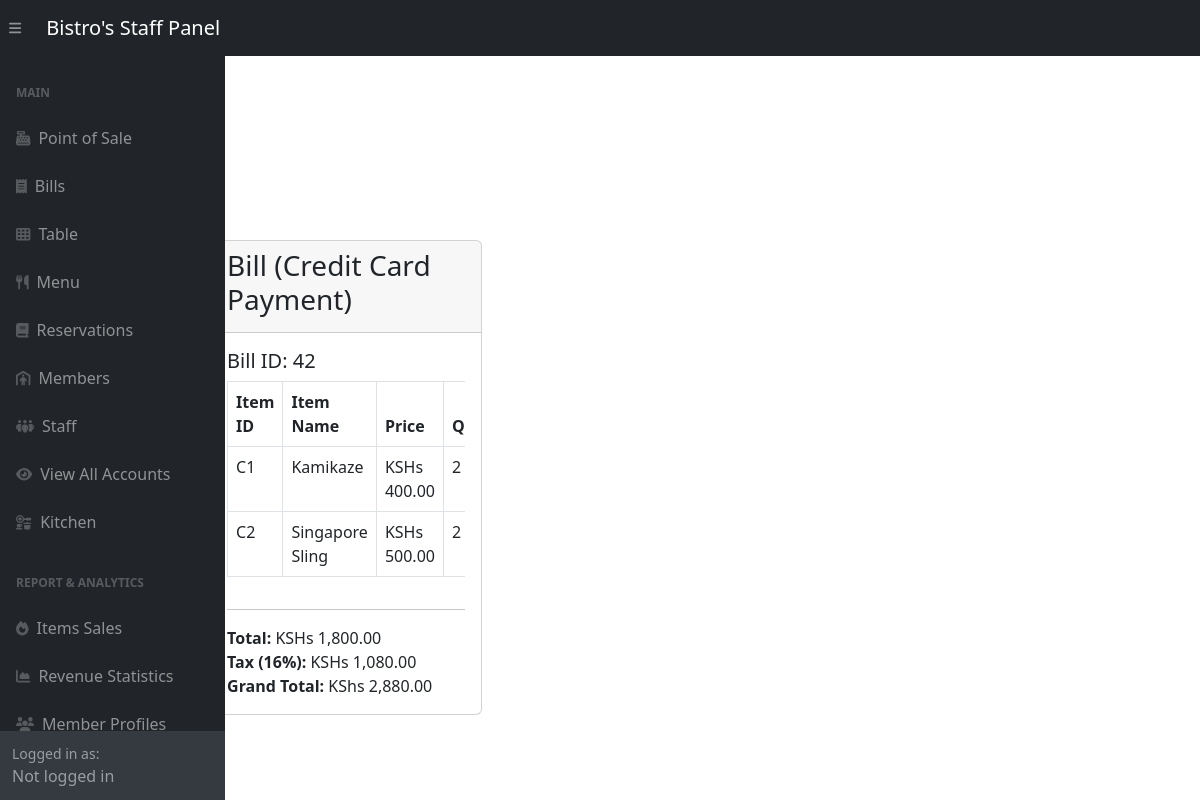
The app's page /adminside/posBackend/creditCard.php?bill_id=42 with its own data.
### tables this page shows
CREATE TABLE `bill_items` (
  `bill_item_id` int(11) NOT NULL,
  `bill_id` int(11) DEFAULT NULL,
  `item_id` varchar(6) DEFAULT NULL,
  `quantity` int(11) DEFAULT NULL
);

CREATE TABLE `menu` (
  `item_id` varchar(6) NOT NULL,
  `item_name` varchar(255) DEFAULT NULL,
  `item_type` varchar(255) DEFAULT NULL,
  `item_category` varchar(255) DEFAULT NULL,
  `item_price` decimal(10,2) DEFAULT NULL,
  `item_description` varchar(255) DEFAULT NULL
);

### adminside/posBackend/creditCard.php (the view, shortened to what this page needs)
<?php
require_once '../config.php';
include '../inc/dashHeader.php';
$bill_id = $_GET['bill_id'];
?>
<div class="container" style="margin-top: 15rem; margin-left: 4rem;">
    <div class="row justify-content-center">
        <div class="col-md-8">
            <div class="card">
                <div class="card-header">
                    <h3 class="card-title">Bill (Credit Card Payment)</h3>
                </div>
                <div class="card-body">
                    <h5>Bill ID: <?php echo $bill_id; ?></h5>
                    <div class="table-responsive">
                        <table class="table table-bordered">
                            <thead>
                                <tr>
                                    <th>Item ID</th>
                                    <th>Item Name</th>
                                    <th>Price</th>
                                    <th>Quantity</th>
                                </tr>
                            </thead>
                            <tbody>
            <?php
            $cart_query = "SELECT bi.*, m.item_name, m.item_price FROM bill_items bi
                           JOIN Menu m ON bi.item_id = m.item_id
                           WHERE bi.bill_id = '$bill_id'";
            $cart_result = mysqli_query($link, $cart_query);
            $cart_total = 0;
            $tax = 0.6;
            if ($cart_result && mysqli_num_rows($cart_result) > 0) {
                while ($cart_row = mysqli_fetch_assoc($cart_result)) {
                    $item_id = $cart_row['item_id'];
                    $item_name = $cart_row['item_name'];
                    $item_price = $cart_row['item_price'];
                    $quantity = $cart_row['quantity'];
                    $total = $item_price * $quantity;
                    $cart_total += $total;
                    echo '<tr>';
                    echo '<td>' . $item_id . '</td>';
                    echo '<td>' . $item_name . '</td>';
                    echo '<td>KSHs ' . number_format($item_price,2) . '</td>';
                    echo '<td>' . $quantity . '</td>';
                    echo '</tr>';
                }
            } else {
                echo '<tr><td colspan="6">No Items in Cart.</td></tr>';
            }
            ?>
        </tbody>
                        </table>
                    </div>
                    <hr>
                    <div class="text-right">
                        <?php
                        echo "<strong>Total:</strong> KSHs " . number_format($cart_total, 2) . "<br>";
                        echo "<strong>Tax (16%):</strong> KSHs " . number_format($cart_total * $tax, 2) . "<br>";
                        $GRANDTOTAL = $tax * $cart_total + $cart_total;
                        echo "<strong>Grand Total:</strong> KShs " . number_format($GRANDTOTAL, 2);
                        ?>
                    </div>
                </div>
            </div>
        </div>
    </div>
</div>
<div id="card-payment" class="col-md-6 order-md-2" style="margin-top: 10rem; margin-right: 5rem;max-width: 40rem;">
    <div class="container-fluid pt-5 pl-3 pr-3">
    </div>
    </div>
<?php include '../inc/dashFooter.php'; ?>

### records on screen
bill_items: item "C1", item.item_name "Kamikaze", item.item_price "400.00", quantity "2"
bill_items: item "C2", item.item_name "Singapore Sling", item.item_price "500.00", quantity "2"

### other values on screen
$bill_id "42"
$cart_total "1,800.00"
$cart_total * $tax "1,080.00"
$GRANDTOTAL "2,880.00"
